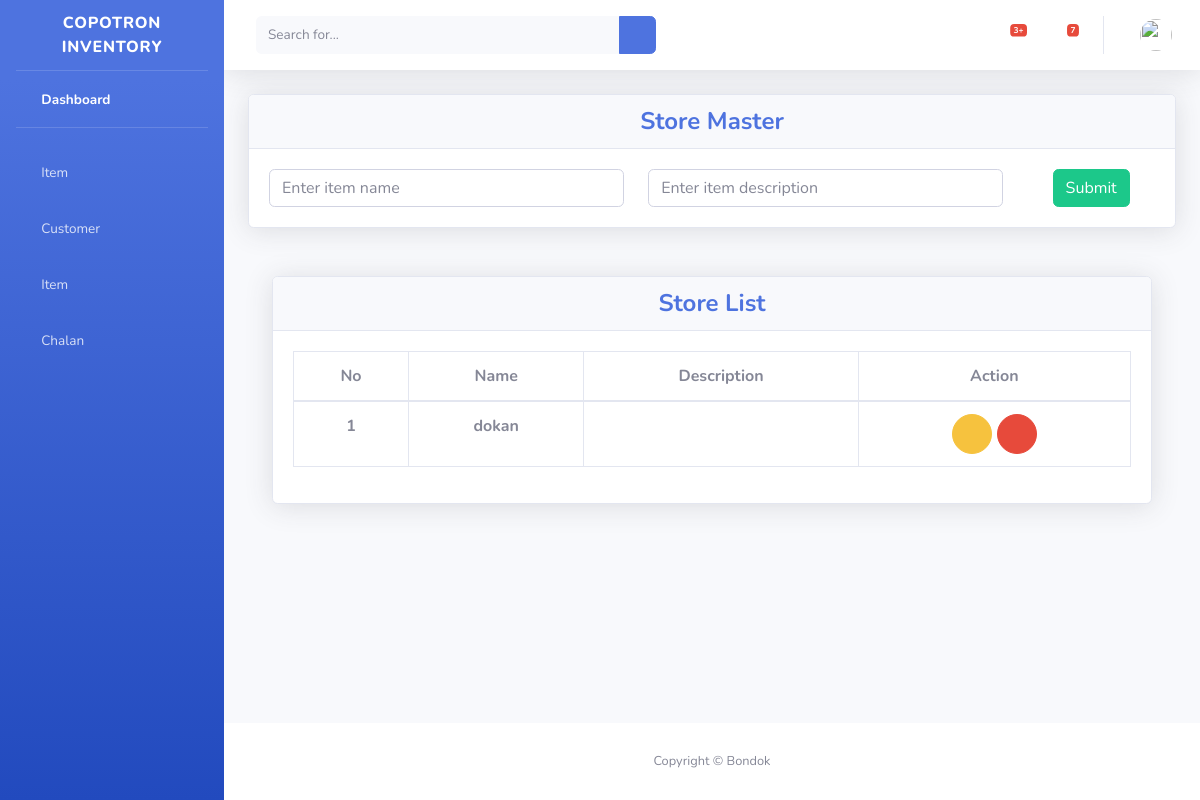
The page /store/ on the database as committed earlier.
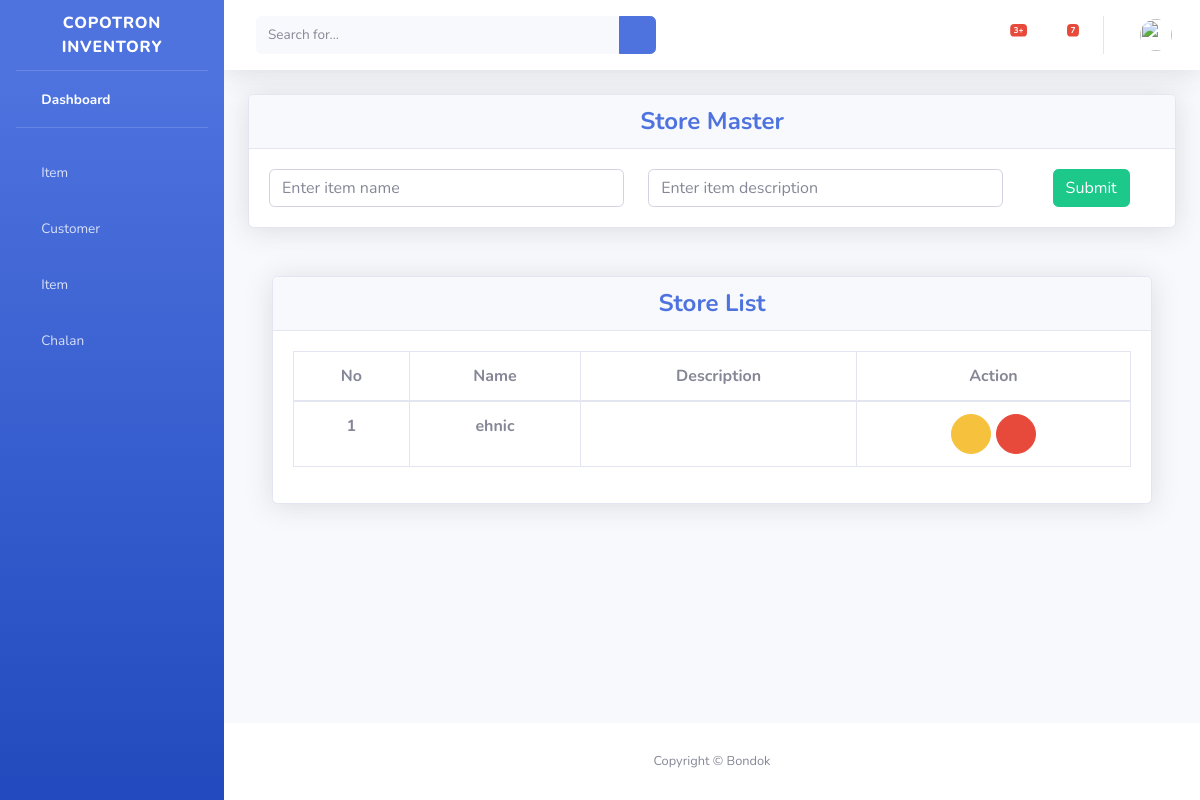
The same page on the database as committed later.
### store/models.py (models this page shows, shortened)
class Store(models.Model):
    name = models.CharField(max_length=100, null=True, blank=True)
    description = models.TextField(null=True, blank=True)
    class Meta:
        db_table = 'store'

### store/views.py (the view, shortened to what this page needs)
# urls.py: path("", views.StoreView.as_view(), name="store"),
class StoreView(View):
    form_class = StoreForm
    template_name = "store.html"
    def get(self, request):
        stores = Store.objects.all().order_by("-id")
        context = {"stores": stores}
        return render(request, self.template_name, context)

### store/templates/store.html (shortened to what this page needs)
{% extends 'base.html' %}
{% load static %}
{% block main %}
<div class="container-fluid">
    <div class="row">
        <div class="col-lg-12 col-md-12 mb-4">
        <div class="card shadow mb-4">
        <div class="card-header py-6" align="center">
            <h4 class="m-0 font-weight-bold text-primary" >Store Master</h4>
        </div>
        <div class="card-body" align="center">
            <form method="POST" id="add_store" action="{% url 'store' %}">
                <div class="row">
                    <div class="col-5">
                        <input type="text" name="name"  class="form-control" placeholder="Enter item name" required>
                    </div>
                    <div class="col-5">
                        <input type="text" name="description"  class="form-control" placeholder="Enter item description">
                    </div>
                    <div class="col-2">
                    <button class="btn btn-success">Submit</button>
                </div>
                </div>
            </form>
        </div>
        </div>
    </div>
</div>
<div class="container-fluid">
    <div class="row">
        <div class="col-lg-12 col-md-12 mb-4">
            <div class="card shadow mb-4">
                <div class="card-header py-6">
                    <h4 class="m-0 font-weight-bold text-center text-primary">Store List</h4>
                </div>
                <div class="card-body">
                <div class="table-responsive">
                <table class="table table-bordered text-center" id="dataTable" width="100%" cellspacing="0">
                    <thead>
                    <tr>
                        <th>No</th>
                        <th>Name</th>
                        <th>Description</th>
                        <th>Action</th>
                    </tr>
                    </thead>
                    <tbody>
                        {% for val in stores %}
                        <tr>
                            <th>{{ forloop.counter }}</th>
                            <th>{{ val.name }}</th>
                            <th>{{ val.description }}</th>
                            <th>
                                <a data-id="{{ val.id }}" data-target="#myModal"
                                    data-toggle="modal" class="edit_store_btn">
                                    <button class="btn btn-warning btn-circle">
                                        <i class="fas fa-exclamation-triangle"></i>
                                    </button>
                                </a>
                                <a data-id="{{ val.id }}"  class="delete_store_btn"  onclick="return confirm('are you sure to delete this?')">
                                    <button class="btn btn-danger btn-circle">
                                        <i class="fas fa-trash"></i>
                                    </button>
                                </a>
                            </th>
                        </tr>
                        {% endfor %}
                    </tbody>
                </table>
                </div>
            </div>
            </div>
        </div>
        </div>
    </div>
</div>
{% endblock %}

Rows that differ between the two databases and show on the page:
removed Store: name "dokan"
added Store: name "ehnic"
